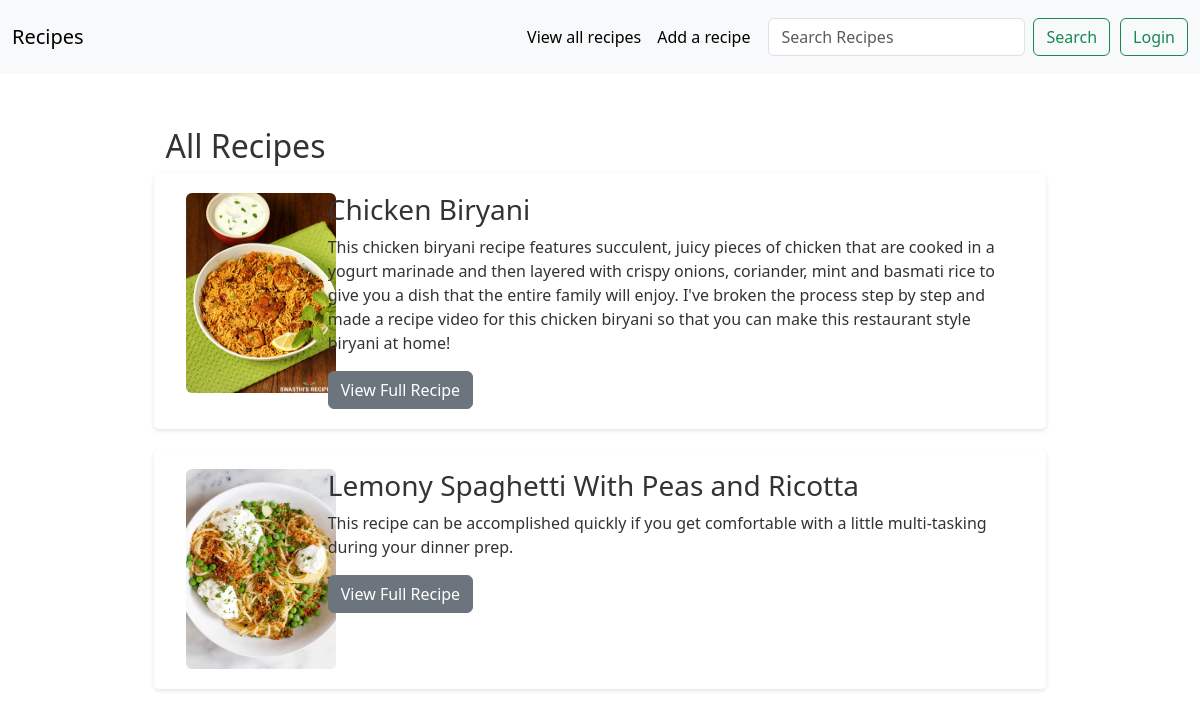
Before: /recipes/ with the older database file.
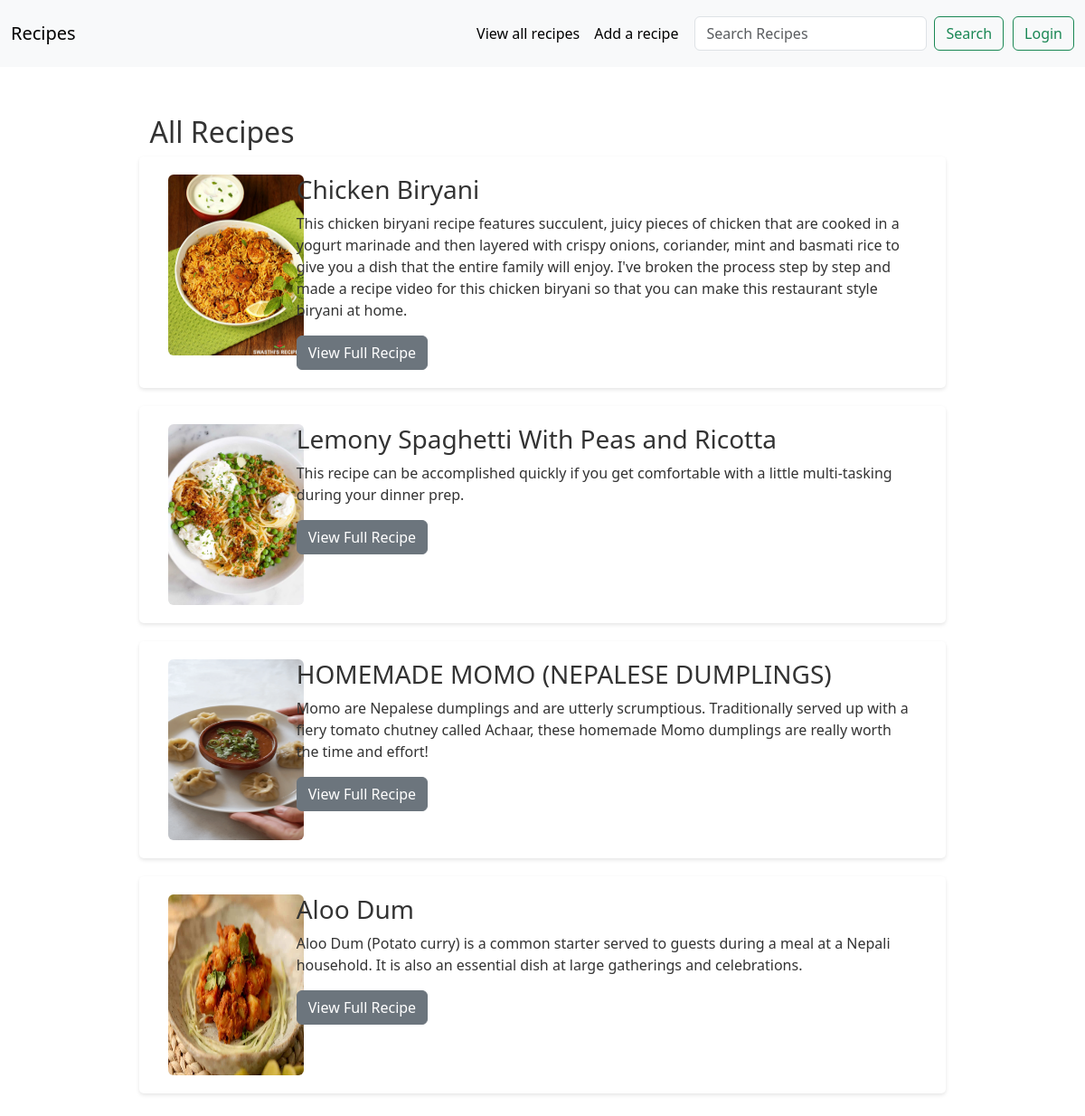
After: the same page with the newer database file.
### recipe/models.py (models this page shows, shortened)
class Recipe(models.Model):
    user = models.ForeignKey(User, on_delete= models.SET_NULL, null= True, blank= True)
    recipe_name = models.CharField(max_length=100)
    recipe_description = models.TextField()
    recipe_image = models.ImageField(upload_to="recipe_images")
    recipe_prep = models.TextField()

### recipe/views.py (the view)
# urls.py: path('recipes/', recipes, name = "recipes"),
def recipes(request):
    queryset = Recipe.objects.all()
    context = {"recipes": queryset}
    if request.GET.get("search"):
        queryset = queryset.filter(recipe_name__icontains = request.GET.get("search"))
        context = {"recipes": queryset}
        return render(request, "recipes.html", context)
    return render(request, "recipes.html", context)

### recipe/templates/recipes.html (shortened to what this page needs)
{% extends "base.html" %}
{% block start %}
<div class="container ">
  <section id="featured-recipes" style=" padding: 5px 0;">
    <div class="container mx-auto" style=" width: 80%;
    margin: 0 auto;
    color:#333;
">
        <h2 class="mt-5">All Recipes</h2>
            {% for recipe in recipes %}
            <div class='row' style="background-color: #fff;
            padding: 20px;
            margin-bottom: 20px;
            border-radius: 5px;
            box-shadow: 0 2px 4px rgba(0, 0, 0, 0.1);">
            <div class="col-2">
                <img class= "rounded " src="{{ recipe.recipe_image.url }}" style="height : 200px; width: 150px"></div>
            <div class="col">
                <h3>{{ recipe.recipe_name }}</h3>
                <p>{{ recipe.recipe_description }}</p>
                <a href="/full-recipe/{{ recipe.id }}/" class = "btn btn-secondary">View Full Recipe</a>
            </div>
            </div>
            {% endfor %}
    </div>
</section>
</div>
{% endblock %}

### recipe/templates/base.html (shortened to what this page needs)
{% load static %}
<!DOCTYPE html>
<html lang="en">
<head>
    <link href="https://cdn.jsdelivr.net/npm/bootstrap@5.3.3/dist/css/bootstrap.min.css" rel="stylesheet">
</head>
<body>
      <nav class="navbar navbar-expand-lg bg-body-tertiary" >
        <div class="container-fluid">
          <a class="navbar-brand" href="/">Recipes</a>
          <div class="collapse navbar-collapse" id="navbarTogglerDemo03">
            <ul class="navbar-nav ms-auto mb-2 mb-lg-0 ">
              <li class="nav-item">
                <a class="nav-link active" aria-current="page" href="/recipes/">View all recipes</a>
              </li>
              <li class="nav-item">
                <a class="nav-link active" href="/add-recipes/">Add a recipe</a>
              </li>
            </ul>
            <form class="d-flex" role="search" style="margin:10px">
              <input name= "search" class="form-control me-2" type="search" placeholder="Search Recipes" aria-label="Search">
              <button class="btn btn-outline-success" type="submit">Search</button><hr>
            </form>
            {% if request.user.is_authenticated %}
            <a href="/logout/" class="btn btn-outline-success" type="submit" >Logout</a>
            {% else %}
            <a href="/login/" class="btn btn-outline-success" type="submit" >Login</a>
            {% endif %}
          </div>
        </div>
      </nav>
    {% block start %}
    {% endblock %}
</body>
</html>

Changed rows visible on the page:
changed Recipe "Chicken Biryani": recipe_description "…restaurant style biryani at home!" → "…restaurant style biryani at home."
added Recipe: recipe_image (picture), recipe_name "HOMEMADE MOMO (NEPALESE DUMPLINGS)", recipe_description "Momo are Nepalese dumplings and are utterly scrumptious. Traditionally served up with a fiery tomato chutney called Achaar, these homemade Momo dumplings are really worth the time and effort!"
added Recipe: recipe_image (picture), recipe_name "Aloo Dum", recipe_description "Aloo Dum (Potato curry) is a common starter served to guests during a meal at a Nepali household. It is also an essential dish at large gatherings and celebrations."
